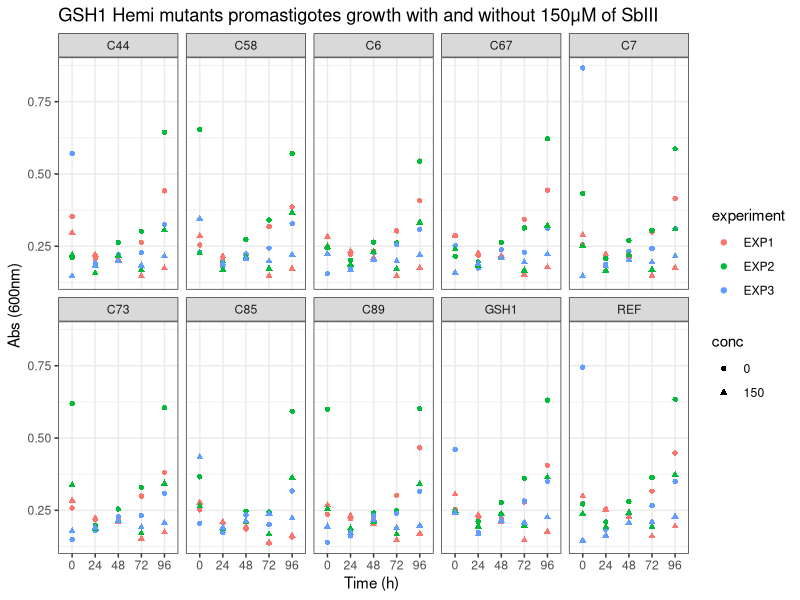
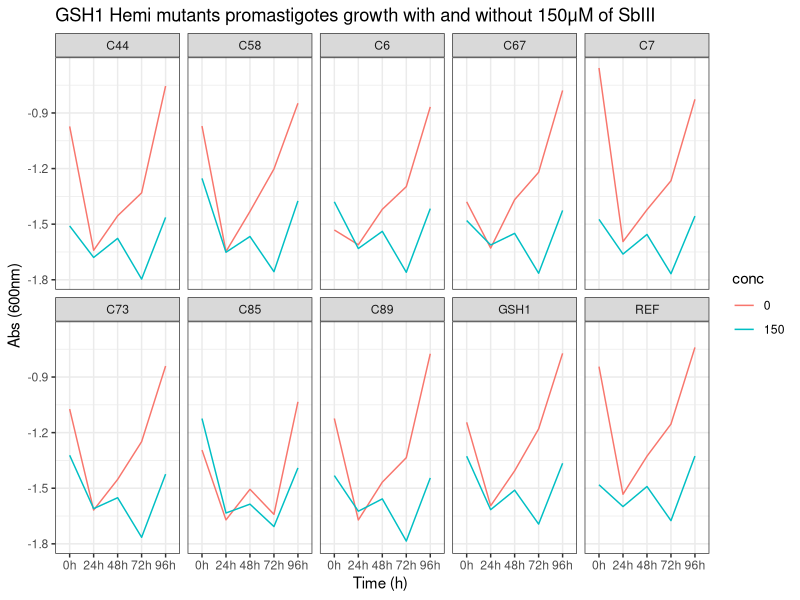
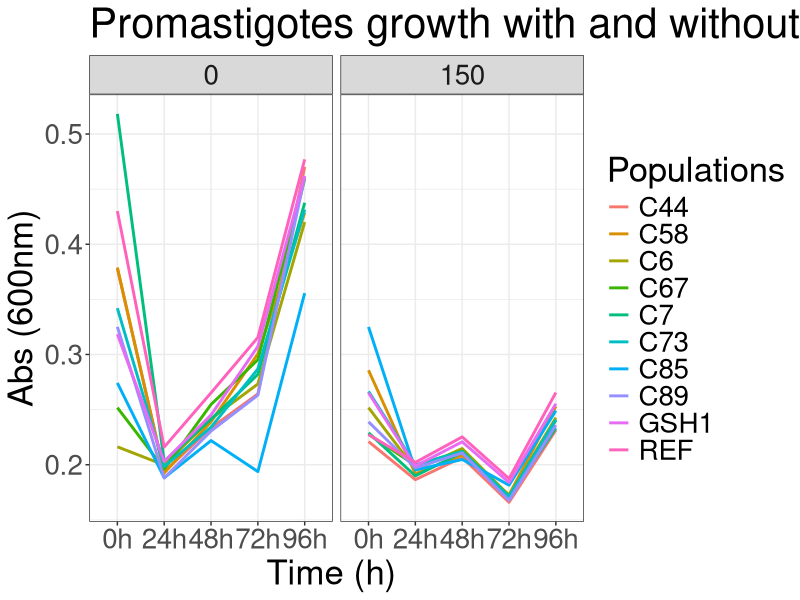
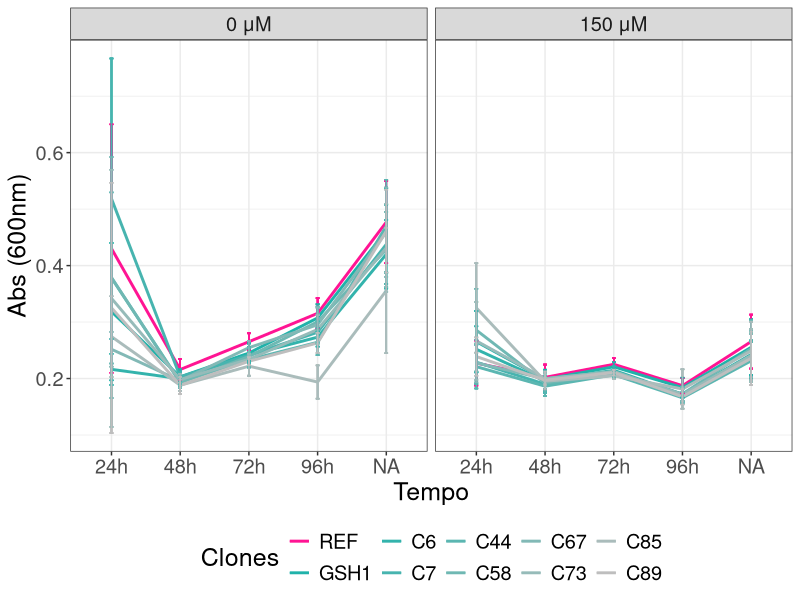
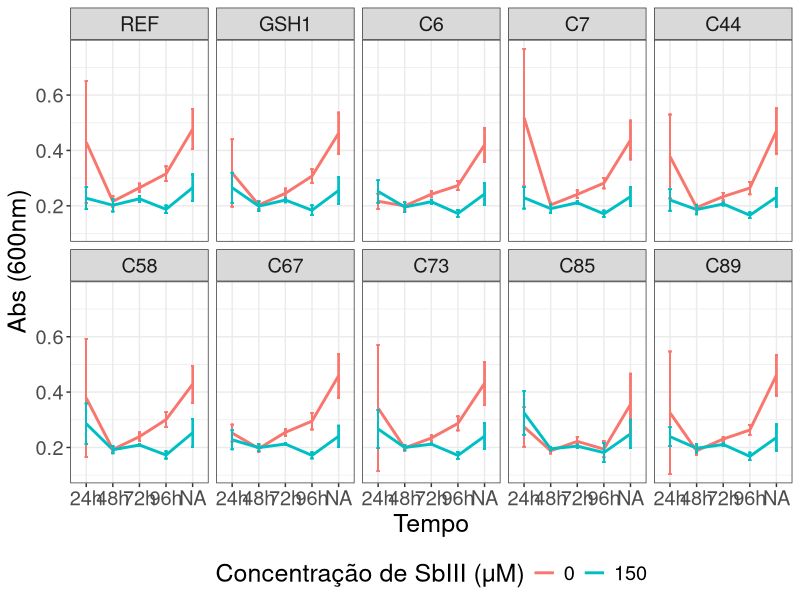
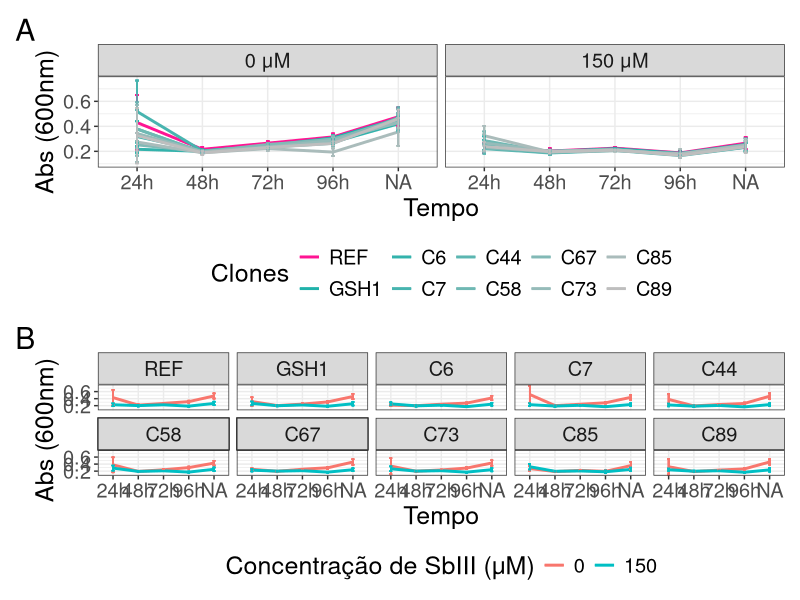
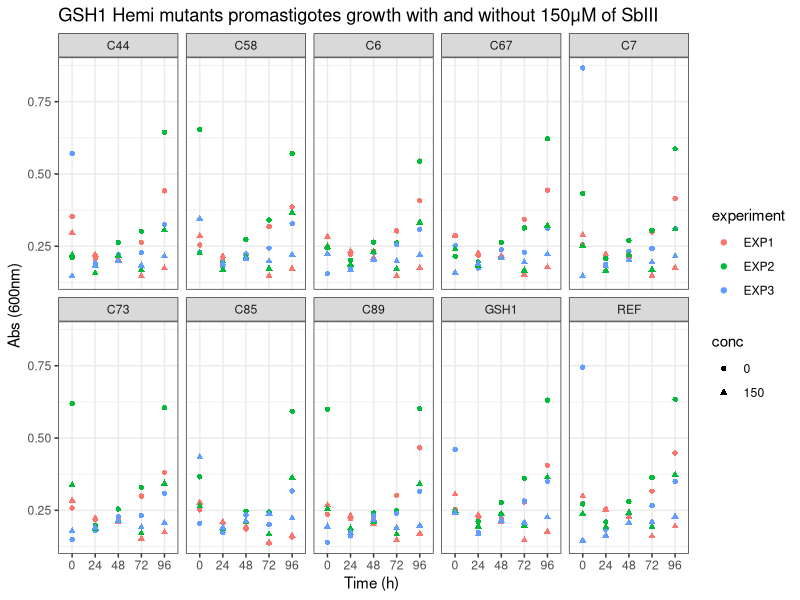
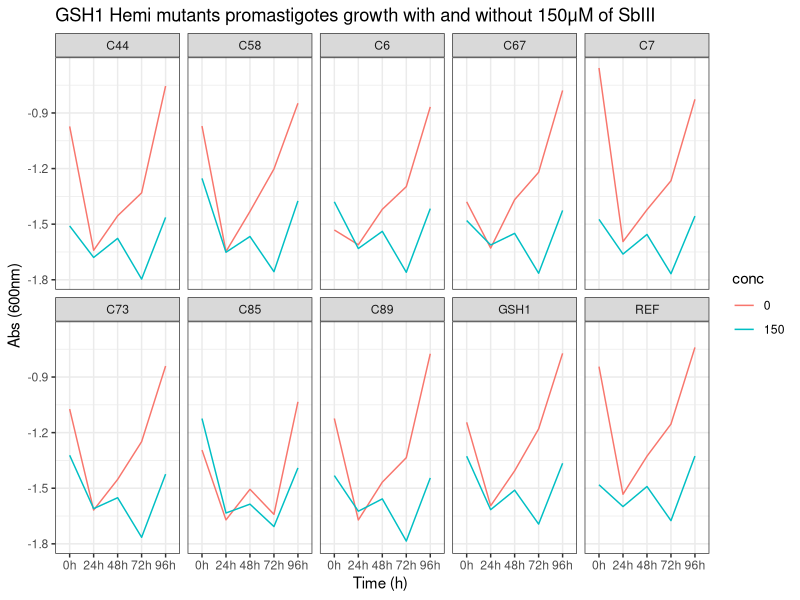

The R source for these figures, in order:
################################################################################
############## Data cleaning  - Growth Curves GSH1 HKO clones  #################
################################################################################

library(dplyr)
library(ggplot2)


#Loading data
DataGC <- read.csv(file = "Data/Processed/DataGC.csv")

# Checking classes

sapply(DataGC, class)

DataGC$experiment <- as.factor(DataGC$experiment)
DataGC$conc <- as.factor(DataGC$conc)

# EDA

DataGC$tempo <- as.factor(DataGC$tempo)

DataGC_SUM_exp <- DataGC%>%
  group_by(pop, conc, tempo, experiment)%>%
  summarise(abs_exp = mean(abs), sd_value_abs_exp = sd(abs))

# Box-plot

GrowthC_DotPlot <- ggplot(DataGC_SUM_exp, aes(tempo, abs_exp, 
                                              shape = conc, 
                                              color = experiment)) +
  geom_point()+
  ggtitle("GSH1 Hemi mutants promastigotes growth with and without 150μM of SbIII") +
  labs(x = " Time (h)  ", y = "Abs (600nm)")+
  theme(plot.title = element_text(size = 14,face="bold"),
        axis.text.x = element_text(size = 10), 
        axis.text.y = element_text(size = 10),
        axis.title.x = element_text(size = 15),
        axis.title.y = element_text(size = 15))+
  facet_wrap(~pop, nrow = 2)+
  theme_bw()

GrowthC_DotPlot

ggsave("Figuras/01_GrowthC_DotPlot.png")
# Sumarizing

DataGC_sum <- DataGC%>%
  group_by(pop, conc, tempo)%>%
  summarise(mean_value = mean(abs), sd_value = sd(abs))

GrowthC_plot_Clone <- ggplot(DataGC_sum, aes(tempo, log(mean_value), group = conc)) +
  geom_line(aes(color = conc))+
  ggtitle("GSH1 Hemi mutants promastigotes growth with and without 150μM of SbIII") +
  labs(x = " Time (h)  ", y = "Abs (600nm)")+
  theme(plot.title = element_text(size = 14,face="bold"),
        axis.text.x = element_text(size = 10), 
        axis.text.y = element_text(size = 10),
        axis.title.x = element_text(size = 15),
        axis.title.y = element_text(size = 15))+
  scale_x_discrete(labels = c("0h", "24h", "48h", "72h", "96h")) +
  facet_wrap(~pop, nrow = 2)+
  theme_bw()

GrowthC_plot_Clone
ggsave("Figuras/02_GrowthC_plot_Clone.png")


# Todas juntas

GrowthC_plot <- ggplot(DataGC_sum, aes(tempo, mean_value, group = pop)) +
  geom_line(aes(color  = pop), size = 0.5, linewidth = 1)+
  ggtitle("Promastigotes growth with and without 150μM of SbIII") +
  labs(x = " Time (h)  ", y = "Abs (600nm)")+
  theme(plot.title = element_text(size = 14,face="bold"),
        axis.text.x = element_text(size = 10), 
        axis.text.y = element_text(size = 10),
        axis.title.x = element_text(size = 15),
        axis.title.y = element_text(size = 15))+
  scale_x_discrete(labels = c("0h", "24h", "48h", "72h", "96h")) +
  facet_wrap(DataGC_sum$conc)+
  theme_bw()

GrowthC_plot + labs(color = "Populations")+
  theme(text = element_text(size = 25))
ggsave("Figuras/03_GrowthC_plot.png")

# Remoção do dia zero:

DataGC_def <- DataGC%>%
  filter(tempo!= 1)

DataGC_def$conc <-  as.factor(DataGC_def$conc)

# Sumarização
DataGC_def$pop <- as.factor(DataGC_def$pop)
DataGC_sum <- DataGC_def%>%
  group_by(pop, conc, tempo)%>%
  summarise(mean_value = mean(abs), sd_value = sd(abs))

DataGC_error <- left_join(DataGC_def, DataGC_sum)

# Gŕafico de linhas com barras de erro

P1 <- DataGC_error%>%
  mutate(pop = factor(pop, levels = c("REF", "GSH1", "C6", "C7","C44",
                                      "C58","C67","C73", "C85", "C89")))%>%
ggplot() +
  aes(x = tempo, y = mean_value, colour = pop, group = pop) +
  geom_line(size = 1) +
  geom_errorbar(aes(ymax = mean_value + sd_value/sqrt(3),
                    ymin  = mean_value - sd_value/sqrt(3)), 
                width = 0.05)+
  scale_color_manual(values = c("deeppink", colorRampPalette(c("lightseagreen", "grey"))(9))) +
  scale_x_discrete(labels = c("24h", "48h", "72h", "96h"))+
  labs(x = "Tempo",
       y = "Abs (600nm)",
       color = "Clones")+
  theme_bw() +
  facet_wrap(vars(conc),labeller = labeller(conc = c("0" = "0 μM","150" = "150 μM")))+
  theme(text = element_text(size = 18),
        legend.position = "bottom")
P1
ggsave("Figuras/04_GrowthC_plot.png")

P2 <- DataGC_error%>%
  mutate(pop = factor(pop, levels = c("REF", "GSH1", "C6", "C7","C44",
                                      "C58","C67","C73", "C85", "C89")))%>%
  ggplot() +
  aes(x = tempo, y = mean_value, group = conc, color = conc) +
  geom_line(size = 1) +
  geom_errorbar(aes(ymax = mean_value + sd_value/sqrt(3),
                    ymin = mean_value - sd_value/sqrt(3)), width = 0.1)+
  facet_wrap(vars(pop), nrow = 2)+
  labs(x = "Tempo",
       y = "Abs (600nm)",
       color = "Concentração de SbIII (μM)")+
  scale_x_discrete(labels = c("24h", "48h", "72h", "96h"))+
  theme_bw() +
  theme(text = element_text(size = 18),
        legend.position = "bottom")
P2
ggsave("Figuras/05_GrowthC_plot.png")  

library(patchwork)

P1/P2 + plot_annotation(tag_levels = "A")

ggsave("Figuras/6_GrowthC_plot.png")  
